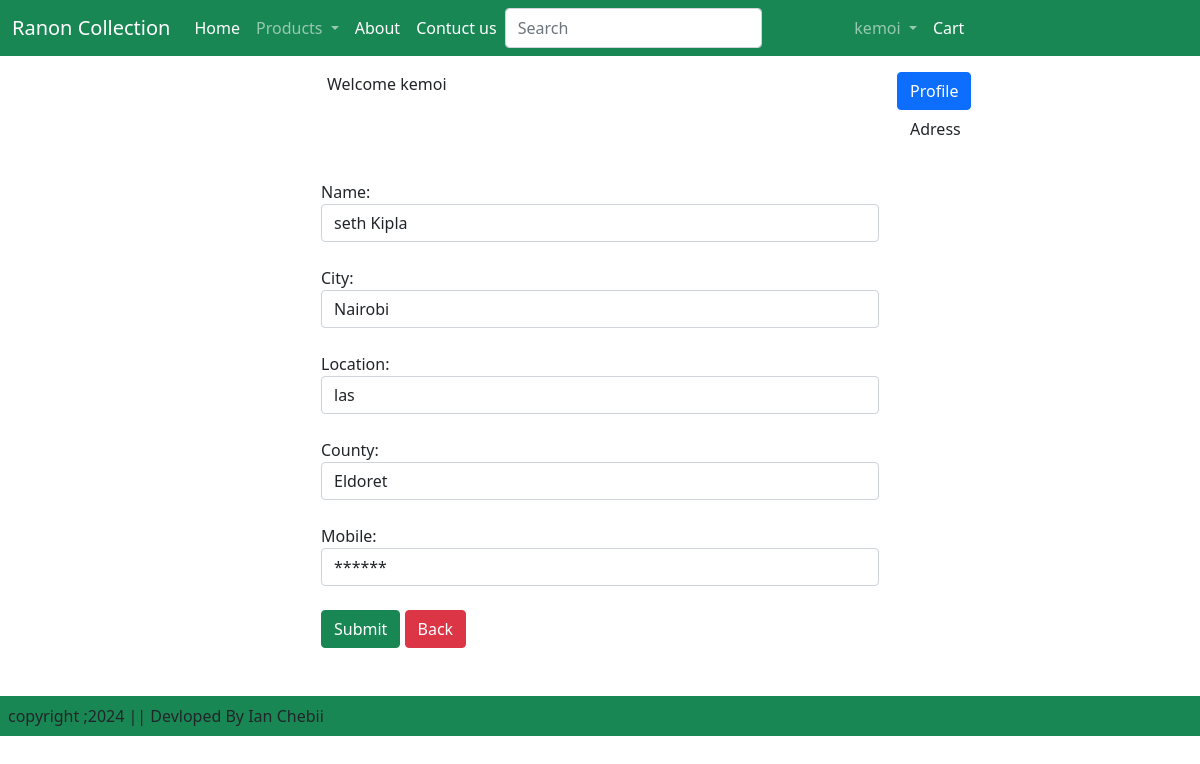
Page /UpdateView/5/ (signed in) on the committed database.
### ecoapp/models.py (models this page shows, shortened)
class Customer(models.Model):
    user = models.ForeignKey(User, on_delete=models.CASCADE)  # Corrected on_delete
    name = models.CharField(max_length=200)
    location = models.CharField(max_length=200)
    county = models.CharField(max_length=60)
    mobile = models.CharField(max_length=50, )  # Corrected spelling and added length
    city = models.CharField(choices=STATE_CHOICES, max_length=100)  # Corrected variable name to STATE_CHOICES

### ecoapp/views.py (the view, shortened to what this page needs)
# urls.py: path('UpdateView/<int:pk>/', views.UpdateView.as_view(), name='updateview'),
class UpdateView(View):
    @method_decorator(login_required)
    def get(self, request, pk):
        add = Customer.objects.get(pk=pk)
        form = ProfileForm(instance=add)
        return render(request, 'ecoapp/updateadd.html', {'add': add, 'form': form})

### ecoapp/forms.py
class ProfileForm(forms.ModelForm):
    class Meta:
        model = Customer
        fields = ['name', 'city', 'location', 'county', 'mobile']  # Corrected 'fields' spelling
        widgets = {
            'name': forms.TextInput(attrs={'class': 'form-control'}),
            'location': forms.TextInput(attrs={'class': 'form-control'}),
            'city': forms.TextInput(attrs={'class': 'form-control'}),
            'county': forms.TextInput(attrs={'class': 'form-control'}),
            'mobile': forms.TextInput(attrs={'class': 'form-control'})
        }

### ecoapp/templates/ecoapp/updateadd.html (shortened to what this page needs)
{% extends "ecoapp/base.html" %}
{% load static%}
{% block maincontent%}
<div class="container vw-100">
    <div class="row my-3">
        <div class="col-sm-6 offset-sm-3" >
            <p>Welcome {{request.user}}</p>
        </div>
        <div class="col-sm-2">
            <ul class="list-unstyled">
                <li ><a href="{%url 'profile'%}" class="btn btn-primary">Profile</a></li>
                <li ><a href="{%url 'adress'%}"  class="btn">Adress</a></li>
            </ul>
        </div>
    </div>
</div>
<div class=" container my-3">
    <div class="col-sm-6 offset-sm-3">
        <form action="" method="post">
           {% for field in form %}
           {{ field.label_tag }} {{ field }} <small class="text-danger">{{ field.errors|striptags }}</small><br>
       {% endfor %}
       <input type="submit" value="Submit" class="btn btn-success"> <a href="{% url 'adress'%}" class="btn btn-danger">Back</a>
        </form>
    </div>
</div>
{% endblock maincontent%}

### ecoapp/templates/ecoapp/base.html (shortened to what this page needs)
{% load static %}
<!DOCTYPE html>
<html lang="en">
<head>
    <link href="https://cdn.jsdelivr.net/npm/bootstrap@5.0.2/dist/css/bootstrap.min.css" rel="stylesheet">
    <link rel="stylesheet" href="{% static 'ecoapp/js/css/owl.carousel.min.css' %}">
    <link rel="stylesheet" href="{% static 'ecoapp\css\style.css' %}">
    <link rel="stylesheet" href="https://cdnjs.cloudflare.com/ajax/libs/font-awesome/6.5.2/css/all.min.css" />
</head>
<body>
    <nav class="navbar navbar-expand-lg navbar-dark bg-success">
        <div class="container-fluid">
          <a class="navbar-brand" href="#">Ranon Collection</a>
          <div class="collapse navbar-collapse" id="navbarSupportedContent">
            <ul class="navbar-nav me-auto mb-2 mb-lg-0">
              {% if user.is_authenticated %}
              <li class="nav-item">
                <a class="nav-link active" aria-current="page" href="{% url 'home' %}">Home</a>
              </li>
              <li class="nav-item dropdown">
                <a class="nav-link dropdown-toggle" href="#" id="navbarDropdown" role="button" data-bs-toggle="dropdown" aria-expanded="false">
                  Products
                </a>
              </li>
                <li class="nav-item">
                  <a class="nav-link text-white" href="{% url 'about' %}">About</a>
                </li>
                <li class="nav-item">
                  <a class="nav-link text-white" href="{% url 'contact' %}">Contuct us</a>
                </li>
            <form class="d-flex">
              <input class="form-control me-2" type="search" placeholder="Search" aria-label="Search">
              <button class="btn btn-outline-success" type="submit">Search</button>
            </form>
            <li class="nav-item dropdown">
              <a class="nav-link dropdown-toggle" href="#" id="navbarDropdown text-white" role="button" data-bs-toggle="dropdown" aria-expanded="false">
                {{request.user}}
              </a>
            </li>
            <li class="nav-item">
              <a class="nav-link text-white" href="{% url 'showcart' %}">Cart</a>
            </li>
        {%endif%}
      </nav>
      {% block maincontent%}{% endblock maincontent%}
    <footer class="container-fluid bg-success tex-center p-2 mt-5  ">
       copyright         ;2024 || Devloped By Ian Chebii
    </footer>
</body>
</html>

### static/ecoapp/css/style.css (style rules this page uses)
a { text-decoration: none; }

### rows in the picture
Customer: form "seth Kipla" "Nairobi" "las" "Eldoret" "******"

### other values in the picture
{{ request.user }} "kemoi"
{{ field.label_tag }} "Name:" "City:" "Location:" "County:" "Mobile:"
